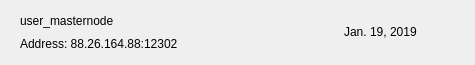
<?xml version="1.0" encoding="UTF-8"?>
<ui version="4.0">
 <class>MNRow</class>
 <widget class="QWidget" name="MNRow">
  <property name="geometry">
   <rect>
    <x>0</x>
    <y>0</y>
    <width>475</width>
    <height>65</height>
   </rect>
  </property>
  <property name="windowTitle">
   <string>Form</string>
  </property>
  <property name="styleSheet">
   <string notr="true"/>
  </property>
  <layout class="QVBoxLayout" name="verticalLayout_2">
   <property name="spacing">
    <number>0</number>
   </property>
   <property name="leftMargin">
    <number>20</number>
   </property>
   <property name="topMargin">
    <number>0</number>
   </property>
   <property name="rightMargin">
    <number>20</number>
   </property>
   <property name="bottomMargin">
    <number>0</number>
   </property>
   <item>
    <widget class="QFrame" name="frame_2">
     <property name="styleSheet">
      <string notr="true">border:none;</string>
     </property>
     <property name="frameShape">
      <enum>QFrame::StyledPanel</enum>
     </property>
     <property name="frameShadow">
      <enum>QFrame::Raised</enum>
     </property>
     <layout class="QHBoxLayout" name="horizontalLayout">
      <property name="leftMargin">
       <number>0</number>
      </property>
      <property name="rightMargin">
       <number>0</number>
      </property>
      <item>
       <widget class="QFrame" name="frame">
        <property name="styleSheet">
         <string notr="true">border:none;padding:0px;</string>
        </property>
        <property name="frameShape">
         <enum>QFrame::StyledPanel</enum>
        </property>
        <property name="frameShadow">
         <enum>QFrame::Raised</enum>
        </property>
        <layout class="QVBoxLayout" name="verticalLayout">
         <property name="spacing">
          <number>0</number>
         </property>
         <property name="leftMargin">
          <number>0</number>
         </property>
         <property name="topMargin">
          <number>0</number>
         </property>
         <property name="rightMargin">
          <number>0</number>
         </property>
         <property name="bottomMargin">
          <number>0</number>
         </property>
         <item>
          <widget class="QLabel" name="labelName">
           <property name="text">
            <string>user_masternode</string>
           </property>
          </widget>
         </item>
         <item>
          <widget class="QLabel" name="labelAddress">
           <property name="text">
            <string>Address: 88.26.164.88:12302</string>
           </property>
          </widget>
         </item>
        </layout>
       </widget>
      </item>
      <item>
       <spacer name="horizontalSpacer">
        <property name="orientation">
         <enum>Qt::Horizontal</enum>
        </property>
        <property name="sizeHint" stdset="0">
         <size>
          <width>40</width>
          <height>20</height>
         </size>
        </property>
       </spacer>
      </item>
      <item>
       <widget class="QLabel" name="labelDate">
        <property name="text">
         <string>Jan. 19, 2019</string>
        </property>
       </widget>
      </item>
      <item>
       <widget class="QPushButton" name="pushButtonMenu">
        <property name="focusPolicy">
         <enum>Qt::NoFocus</enum>
        </property>
        <property name="styleSheet">
         <string notr="true">border:none; background-color:transparent; padding:0px;</string>
        </property>
        <property name="text">
         <string/>
        </property>
        <property name="icon">
         <iconset>
          <normaloff>:/ic-menu-hover</normaloff>:/ic-menu-hover</iconset>
        </property>
        <property name="iconSize">
         <size>
          <width>24</width>
          <height>24</height>
         </size>
        </property>
       </widget>
      </item>
     </layout>
    </widget>
   </item>
   <item>
    <widget class="QLabel" name="lblDivisory">
     <property name="minimumSize">
      <size>
       <width>0</width>
       <height>1</height>
      </size>
     </property>
     <property name="maximumSize">
      <size>
       <width>16777215</width>
       <height>1</height>
      </size>
     </property>
     <property name="text">
      <string/>
     </property>
     <property name="alignment">
      <set>Qt::AlignBottom|Qt::AlignLeading|Qt::AlignLeft</set>
     </property>
    </widget>
   </item>
  </layout>
 </widget>
 <resources/>
 <connections/>
</ui>
